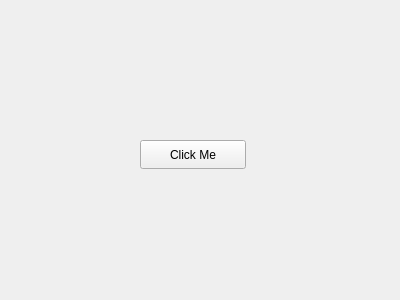
<?xml version="1.0" encoding="UTF-8"?>
<ui version="4.0">
 <class>Widget</class>
 <widget class="QWidget" name="Widget">
  <property name="geometry">
   <rect>
    <x>0</x>
    <y>0</y>
    <width>400</width>
    <height>300</height>
   </rect>
  </property>
  <property name="windowTitle">
   <string>Widget</string>
  </property>
  <widget class="QPushButton" name="pushButton">
   <property name="geometry">
    <rect>
     <x>140</x>
     <y>140</y>
     <width>106</width>
     <height>29</height>
    </rect>
   </property>
   <property name="text">
    <string>Click Me</string>
   </property>
  </widget>
 </widget>
 <layoutdefault spacing="6" margin="11"/>
 <resources/>
 <connections/>
</ui>
